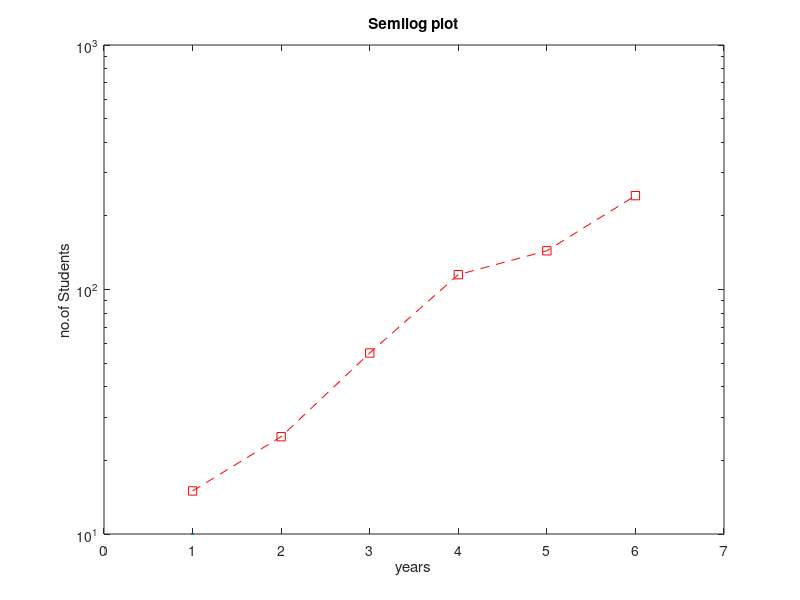

This figure's MATLAB source: (Note: this script raises an error after producing the figure.)
y=[15,25,55,115,144,242]%diclaring y vector
semilogy(y,'s--r',10,'LineWidth',4)%semilog plot of y vector
xlim([0 7])%setting xlimits
xlabel('years')%labeling x
ylabel('no.of Students')%labeling y
title('Semilog plot')%setting title to the plot



img=imread("C:\\Users\\MATRA\\OneDrive\\Desktop\\IITM_MAP.jpg");%reading image from dir
colormap();%setting color map
subplot(2,2,1),imagesc(img)%creating subplot with index 1
axis("square")%setting axix type
title('square')
hold on
subplot(2,2,2),imagesc(img)%creating subplot with index 2
axis("tight")%setting axix type
title('tight')
hold on
subplot(2,2,3),imagesc(img)%creating subplot with index 3
axis("equal")%setting axix type
title('equal')
hold on
subplot(2,2,4),imagesc(img)%creating subplot with index 4
axis("xy")%setting axix type
title('xy')


bar(rand(5,1),'r')%plotting bar graph of 5 random numbers 
title('bar graph of 5 random values')%setting title


Z0=rand(5);%declaring a vector of 5 random values
[X0, Y0] = meshgrid ([1:5],[1:5]);%creating a mesh grid
[X1, Y1] = meshgrid ([1:0.1:5],[1:0.1:5]);%creating a meshgrid
Z1 = interp2 (X0, Y0, Z0, X1, Y1,"cubic")%setting a cubic reation between points to smooth the curve
colormap("hsv")%setting color map
surf(Z1)%creating a surface plot
shading("interp")%smoothing the curve
hold on 
contour(Z1)%creating shadows the 3d plot for a 2d vizualisation
colorbar%creating color bar
caxis([0,1])

load('noisydata.mat')%loading data
function smoothed=rectFilt(v,width)%defining a funtion
  if(mod(width,2)==0)%intializing a a if condition to check the entered number is even or not.
     width=width+1;
  end   
   plot(v,'.b','markersize',20)%ploting the actuall data
   hold on
  a=(width-1)/2;%defining a parameter 'a' for symmetry
  for i=1:a
      v=[1,v,1];%solving the end problem... creating a symmetry at end points
  end;
  s=[];
  for i=(a+1):(length(v))%for loop to find mean
      smoothed=mean(v(i-a:(i-(a+1))+a));%calculating moving symmetry average
      s(i)=smoothed;
  end;    
  s(1:(a+1))=[];
  s(end-(a-2):end)=[];%setting the vector to its intial 
  plot(s,'r')%ploting the smoothed data
 endfunction 